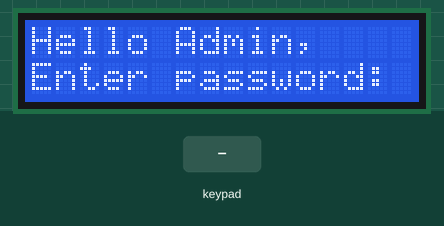
This sketch was run on a simulated Arduino Uno, built with avr-gcc and run on an emulated ATmega328P. On the bench: 16×2 character LCD. The test bench sets the inputs (shaded band). What the sketch prints to the serial monitor is not drawn.

Above: at 1.2 s.
1.3 s: keypad keys 1 2 3 4 # pressed 1.027 s apart
At 6.2 s:
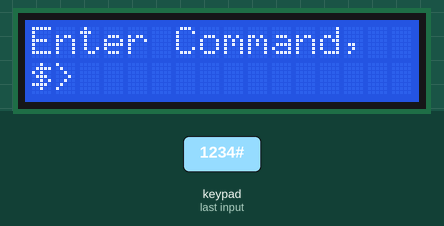
7.9 s: key 'C' pressed
At 8.7 s:
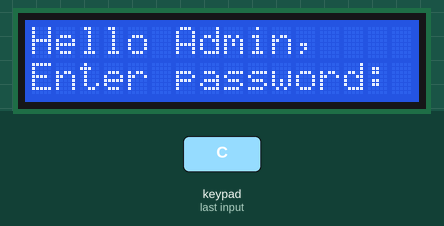
9.5 s: key 'A' pressed
At 10.9 s:
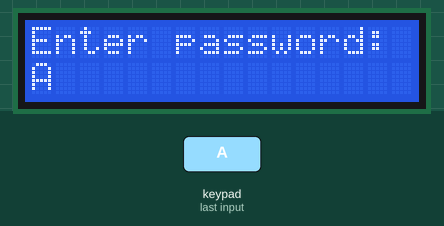
11.8 s: keypad keys 1 2 3 4 * pressed 1.027 s apart
At 16.6 s:
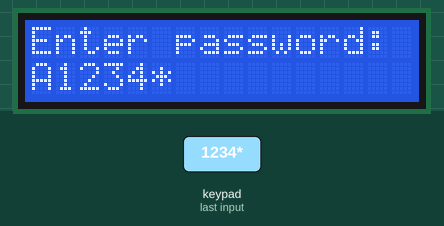
18.4 s: key 'B' pressed
At 19.6 s:
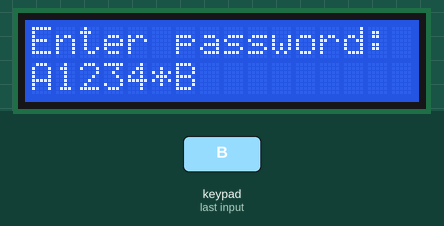
19.9 s: keypad keys 1 2 3 4 D pressed 1.027 s apart
At 24.5 s:
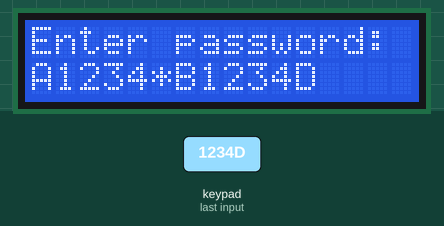
Timing chart, 0 to 26.0 s (numbered marks = the images above; inputs shaded):
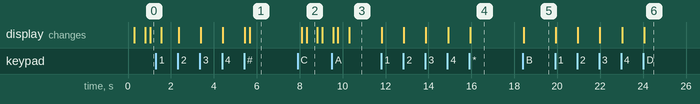

Measured:
- after the input at 1.3 s, the display: first changes after 0.25 s (image 1 shows a later state)
- after the input at 7.9 s, the display: first changes after 0.19 s (image 2 shows a later state)
- after the input at 9.5 s, the display: first differs from a run without the input after 0.80 s (image 3)
- after the input at 11.8 s, the display: first changes at once (image 4 shows a later state)
- after the input at 18.4 s, the display: changes at once (image 5)
- after the input at 19.9 s, the display: first changes at once (image 6 shows a later state)
- what the display in image 2 shows lasts 0.5 s, from 8.3 s to 8.8 s

The sketch:

W07T03.ino
```cpp
/*
 Name:		W07T03.Lock-Screen.with.Pwd.Change
 File Name:	W07T03.ino
 Created:	4/14/2017 7:00:28 AM
 Author:	coskun
*/
#include<Keypad.h>
#include <Wire.h>
#include <LiquidCrystal_I2C.h>
LiquidCrystal_I2C lcd(0x27, 2, 1, 0, 4, 5, 6, 7, 3, POSITIVE);

const byte ROWS = 4; //four rows
const byte COLS = 4; //three columns
char keys[ROWS][COLS] = {
  {'1','2','3','A'},
  {'4','5','6','B'},
  {'7','8','9','C'},
  {'*','0','#','D'}
};
byte rowPins[ROWS] = {9, 8, 7, 6}; //connect to the row pinouts of the keypad
byte colPins[COLS] = {5, 4, 3, 2}; //connect to the column pinouts of the keypad
Keypad keypad = Keypad( makeKeymap(keys), rowPins, colPins, ROWS, COLS );

String sifre,parola="1234",lastCMD;
char key;
// Delegates:
//String getPrompt(char k);
//void sifreDegistir(String s);
// the setup function runs once when you press reset or power the board
void setup() {
	Serial.begin(9600);
	lcd.begin(16,2);
	sifre = "";
	lastCMD="";
}

// the loop function runs over and over again until power down or reset
void loop() {
	key = keypad.getKey();

	if (key)
	{
		lcd.clear();
		lcd.setCursor(0,0);
		lcd.print("Enter password: ");
		lcd.setCursor(0,1);
		lcd.print(sifre);
		Serial.print(key);

		if (key=='c'||key=='C')
			sifre = "";
		else if(key=='#')
		{
			if (sifre==parola)
			{
				lcd.clear();
				lcd.setCursor(0,0);
				lcd.print("Hello Admin,");
				lcd.setCursor(0,1);
				lcd.print("$>");

				while (true) // Mission loop :)
				{
					delay(200);
					sifre="";
					key = keypad.getKey();
					String cmd = getPrompt(key);
					clearSCR("",lastCMD);

					if(key=='c'||key=='C')
						break;
				}
			}
			else {sifre = ""; return;}
		}
		else
		{
			sifre += key;
			lcd.setCursor(0,1);
			lcd.print(sifre);
		}

	}
	else
	{
		if(sifre.length()>0)
			return;
		lcd.clear();
		delay(200);
		lcd.setCursor(0,0);
		lcd.print("Hello Admin,");
		lcd.setCursor(0,1);
		lcd.print("Enter password: ");
		delay(500);
	}
}

String getPrompt(char k){
	/*key = keypad.getKey();*/
	if (k != '#')
	{
		lastCMD += String(k);
		//lcd.setCursor(2,1);
		//lcd.print(k);
		return "";
	}
	else
		return lastCMD;
}

void clearSCR(String result){
	lcd.clear();
	lcd.setCursor(0,0);
	if (result.length() > 0)
		lcd.print(result);
	else
		lcd.print("Enter Command,");
	lcd.setCursor(0,1);
	lcd.print("$>");
}

void clearSCR(String result, String prompt){
	lcd.clear();
	lcd.setCursor(0,0);
	if (result.length() > 0)
		lcd.print(result);
	else
		lcd.print("Enter Command,");

	lcd.setCursor(0,1);
	lcd.print("$>");
		if (prompt.length() > 0)
			lcd.print(prompt);
}

void sifreDegistir(String s){

}
```
